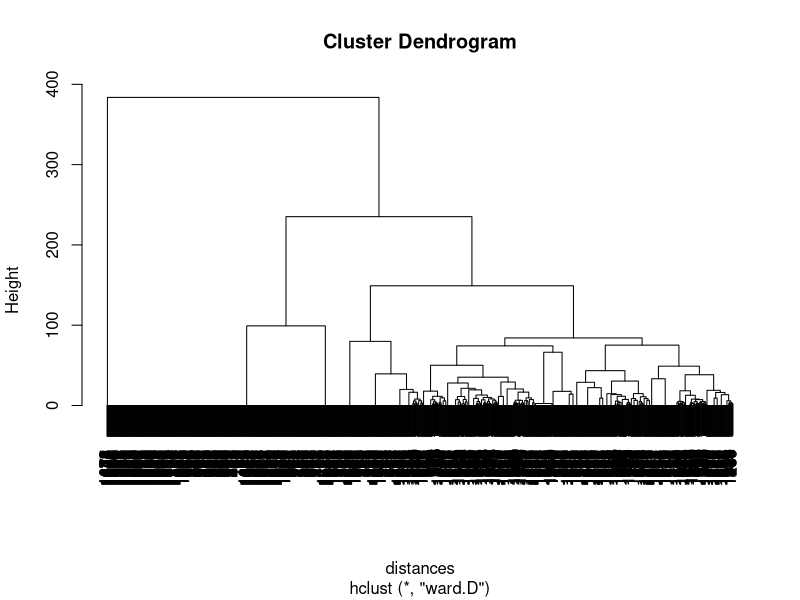

Recreate this plot in R.
# Netflix Movie Dataset
# There are two types of data 
#                 1) Every Movie in Netflix db has ranking from all users
#                 2) Facts about the movie itself i.e actors, directors, genre classifications, year released etc.
# Collaborative Filtering : The technique of Using other users rating to predict the rating of not rated movie by 
#                           some user is called collaborative filtering. It doesn't take the nature of item in consideration
#                           It requires a lot of data to make accurate recommendation.
# Cotent Filtering : Based on already rated movie by some user and recommend that user another movie of same director, 
#                    genre, actor etc. This type of technique is called content filtering.
#                   It requires very little data to get started but has limited scope.
#                   Here we will use this method using technique called clustering
# Netflix actually used both content and collaborative filtering called hybrid recommendation system.
# For clustering we have to find the similarity between the datapoints. So simplest measure for finding the similarity 
# between datapoints is euclidean distance. Other meausures are Manhattan Distance and maximum coordinate distance. 
# Another measure we use is the distance between the cluster. The most common distance metric between the clusters is called centroid
# distance. If the variables are not on the same scale then we need the normalization.



# Hierarchical Clustering(Using Euclidean and Centroid): This technioque combines the two nearest clusters in the same cluster.
# 
# Load the Movie lens dataset and prepare the dataset
movies = read.table("Movielens.txt", header=FALSE, sep="|", quote="\"")
str(movies)
colnames(movies) = c("ID","Title","ReleaseDate","VideoReleaseDate","IMDB","Unknown","Action","Adventure","Animation",
                     "Childrens","Comedy","Crime","Documentary","Drama","Fantasy","FilmNoir","Horror","Musical", "Mystery",
                     "Romance","SciFi","Thriller","War","Western")
str(movies)
# Since we are not using the ID , ReleaseDate, Videoreleasedate, IMDB . So remove these columns
movies$ID = NULL
movies$ReleaseDate = NULL
movies$VideoReleaseDate = NULL
movies$IMDB = NULL
# And if there are some duplicate entries in the data set, then we need to remove that by remove function.
movies = unique(movies)

str(movies)
table(movies[,2:20])

# Now apply the heirarchical clustering. There are two steps for heirarchical clustering. 
# 1. Compute the distances between all the data points. Distances can be computed using the dist function(euclidean diatnces)
# 2. Cluster those data points.
distances = dist(movies[,2:20], method="euclidean")

# The ward.D method cares about the diatnace between clusters using centroid distance and also variances in each of the cluster.
clusterMOvies = hclust(distances, method ="ward.D")
# Plot the dendogram
plot(clusterMOvies)
clusterGroups = cutree(clusterMOvies, k =10)
# compute the % of movies in each genre and each cluster. It divides our datapoints into 10 clusters and compute the
# average of Action variable for each cluster. Since Action is the binary variable , so the mean measure gives the
# % of movies in action genre that particular group.
tapply(movies$Action, clusterGroups, mean)
tapply(movies$Romance, clusterGroups, mean)

# Lets figure out Men in Black belongs to which cluster
subset(movies, Title=="Men in Black (1997)")
clusterGroups[257]
cluster2 = subset(movies, clusterGroups == 2)
cluster2$Title[1:10]


######################################################################################################################
# Predictive diagnosis : Discovering patterns in disease detection
# Clustering Methods : spectral clustering and k-means clustering
# k-means clustering :
#       1. specify desired number of clusters k
#       2. Randomly assign each data point to a cluster
#       3. compute the cluster centroids
#       4. Reassign each point to closest cluster centroid
#       5. Re-compute cluster centroids
#       6. Repeat 4 and 5 until no improvement is made.


